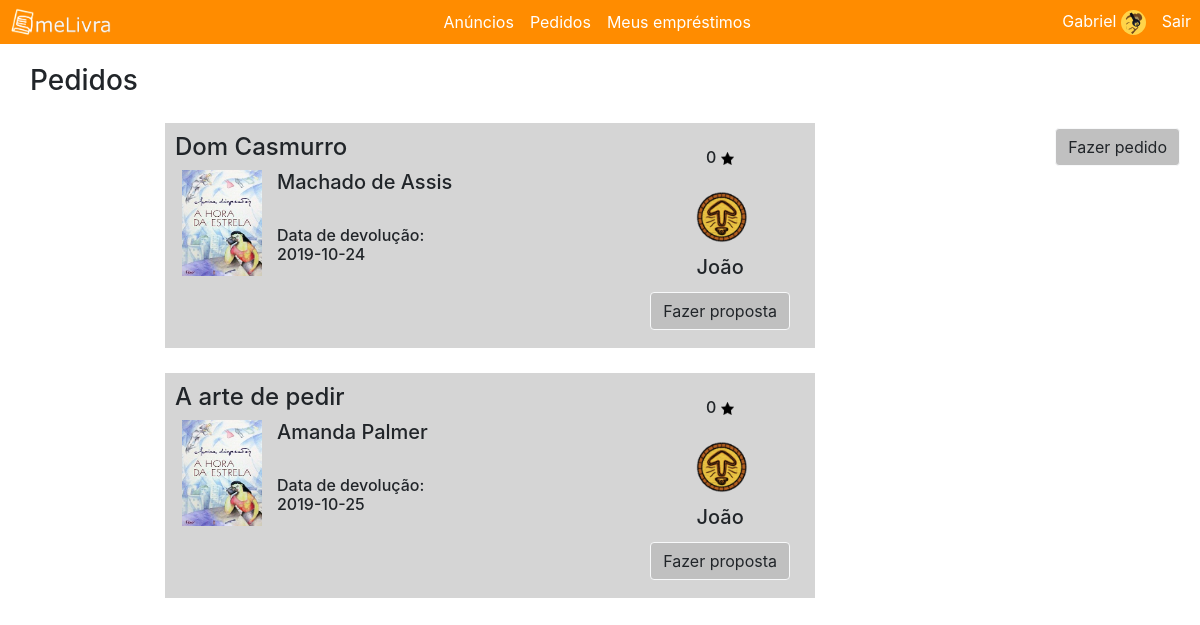
Screenshot of /PHP/telaPedido.php (signed in) with the database file from the repository.
### tables this page shows
CREATE TABLE `usuario` (
  `idUsuario` int(11) NOT NULL,
  `nome` varchar(16) DEFAULT NULL,
  `sobrenome` varchar(20) NOT NULL,
  `senha` varchar(250) DEFAULT NULL,
  `email` varchar(60) DEFAULT NULL,
  `admin` char(1) DEFAULT NULL,
  `imagem` varchar(200) DEFAULT NULL,
  `celular` int(11) DEFAULT NULL,
  `nota` float DEFAULT NULL
);

CREATE TABLE `postagem` (
  `idPostagem` int(11) NOT NULL,
  `idUsuario` int(11) DEFAULT NULL,
  `idLivro` int(11) DEFAULT NULL,
  `local` varchar(1000) DEFAULT NULL,
  `dt_entrega` date DEFAULT NULL,
  `estadoLivro` varchar(50) DEFAULT NULL,
  `tipo` char(1) DEFAULT NULL
);

CREATE TABLE `livro` (
  `idLivro` int(11) NOT NULL,
  `titulo` varchar(50) DEFAULT NULL,
  `autor` varchar(60) DEFAULT NULL,
  `sinopse` text,
  `foto` varchar(200) DEFAULT NULL
);

### PHP/telaPedido.php (the view, shortened to what this page needs)
?>     <!DOCTYPE html>
    <head>
        <link rel="stylesheet" type="text/css" href="../CSS/estiloBase.css">
       <link rel="stylesheet" href="../bootstrap/css/bootstrap.min.css">
    </head>
    <body>
<?php
  if($_SESSION['email'])
    $email= $_SESSION['email'];
  else header('Location: ../HTML/telaInicial.html');
    $con = mysqli_connect('localhost','id11285427_dezordi','00112233', 'id11285427_melivra');
  if($con){
    $busca = mysqli_query($con, "SELECT nome FROM usuario WHERE email = '$email'") or die(mysqli_error($con));
  $row = mysqli_fetch_array($busca);
$name = $row['nome'];
      $busca2 = mysqli_query($con, "SELECT * FROM usuario WHERE email = '$email'") or die(mysqli_error($con));
      $row2 = mysqli_fetch_array($busca2);
      $idUser = $row2['idUsuario'];
     $onerro="this.src='../Imagens/fotoUser.png'";
}
?>
      <nav class="navbar navbar-expand-md">
      <img class="navbar-brand" src="../Imagens/meLivra - Logo.png">
      <div class="collapse navbar-collapse" id="main-navigation">
        <ul class="navbar-nav justify-content-center d-flex flex-fill">
          <li class="nav-item">
            <a class="nav-link" href="telaAnuncio.php">Anúncios</a>
          </li>
          <li class="nav-item">
            <a class="nav-link" href="#">Pedidos</a>
          </li>
          <li class="nav-item">
            <a class="nav-link" href="telaEmprestimo.php">Meus empréstimos</a>
          </li>
        </ul>
        <ul class="navbar-nav ml:auto">
          <li class="nav-item">
<?php
echo '<div class="nav-link"><a href="#">'.$name.'</a>
            <img src="../Imagens/'.$row2['imagem'].'" onerror='.$onerro.'>'
?>
          </li>
          <li class="nav-item">
            <a class="nav-link" href="?link=1">Sair</a>
          </li>
        </ul>
      </div>
    </nav>
    <header class="page-header header container-fluid">
      <h3 class="feature-title">Pedidos</h3>
   <a class="btn btn-light" href="../HTML/fazerPedido.html">Fazer pedido</a>
      <?php
  if($con){
    $busca2 = mysqli_query($con, "SELECT * FROM postagem WHERE tipo ='b' and idUsuario !=". $idUser ." ORDER BY idPostagem DESC") or die(mysqli_error($con));
  }
  if(mysqli_num_rows($busca2) > 0 ){
      while($row = mysqli_fetch_array($busca2)){
        $buscaLivro = mysqli_query($con, "SELECT * FROM livro WHERE idLivro= '".$row['idLivro']."'") or die(mysqli_error($con));
        $rowLivro = mysqli_fetch_array($buscaLivro) ;
        $buscaUser = mysqli_query($con, "SELECT * FROM usuario WHERE idUsuario = '".$row['idUsuario']."'") or die(mysqli_error($con));
        $rowUser= mysqli_fetch_array($buscaUser) ;
        $idp= $row['idPostagem'];
          $onerro1="this.src='../Imagens/HoraDaEstrela.jpg'";
          echo '<div class="postagem">
            <div class="dados"><h4>'.$rowLivro['titulo'].'</h4>
                <img class="fotoLivro" src="'.$rowLivro['foto'].'" onerror='.$onerro1.'>
            <h5>'.$rowLivro['autor'].'</h5><br>
            <h6>Data de devolução: <br>'.$row['dt_entrega'].'</h6>
          </div>
          <div class="user">';
          $buscaNota = mysqli_query($con, "SELECT ROUND(AVG(nota),1) AS media FROM avaliacao WHERE idUsuario ='".$rowUser['idUsuario']."'") or die(mysqli_error($con));
          $rowNota= mysqli_fetch_array($buscaNota);
          if (empty($rowNota['media'])){
              echo '<h6> 0 <img class="fotoEstrela" src="../Imagens/estrela.png"></h6>';
          }else{
              echo '<h6>'.$rowNota['media'].' <img class="fotoEstrela" src="../Imagens/estrela.png"></h6>';}
          echo '
            <img class="fotoUser" src="../Imagens/'.$rowUser['imagem'].'" onerror='.$onerro.'>
            <h5>'.$rowUser['nome']. ' </h5>
               <a class="btn btn-light" href="../PHP/fazerPropostaPedido.php?idp='.$idp.'">Fazer proposta</a>
          </div>
        </div>';
    }}else echo '&nbsp&nbsp&nbspNão há pedidos ainda.';
       ?>
    </header>
    </body>
    </html>

### CSS/estiloBase.css (style rules this page uses)
body { padding: 0px; margin: 0px; }
.navbar-brand { width:105px; height:40px; margin-left: 8px; }
.navbar.navbar-expand-md { background-color: darkorange; margin:0px; padding:1px; }
.nav-link { color:white; }
.nav-link a { color:white; font-style: normal; }
.navbar-collapse { margin-left: 10px; }
.postagem { background-color: #d5d5d5; width:650px; height: 225px; margin:25px; margin-left: 150px; padding:10px; box-shadow: 5px 5px rgba(1,1,1,0); overflow-wrap: break-word; }
.feature-title { padding-top: 20px; margin-bottom: 25px; margin-left: 15px; }
.header a { float:right; margin:5px; background-color: silver; }
.fotoLivro { float:left; width:80px; margin-left: 7px; margin-right: 15px; }
.dados { display: inline-block; width:450px; }
.user { display: inline-block; float: right; text-align: center; margin: 10px; margin-top: 15px; }
.fotoUser { height:80px; border-radius: 50%; }
.fotoEstrela { height:13px; }
.nav-link img { height:25px; display: inline-block; border-radius:50%; }

### rows the page displays
usuario: nome "Gabriel", imagem (picture)
postagem: idLivro.titulo "Dom Casmurro", idLivro.autor "Machado de Assis", dt_entrega "2019-10-24", idUsuario.imagem (picture), idUsuario.nome "João"
postagem: idLivro.titulo "A arte de pedir", idLivro.autor "Amanda Palmer", dt_entrega "2019-10-25", idUsuario.imagem (picture), idUsuario.nome "João"
